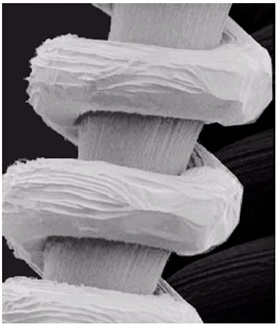
#> input picture Assignment2/assignment2_image1.jpg, 276 x 325 px
$ python local_histogram_qualization.py
#> lines starting #> are read from the running program, lines starting #| are printed output that depends on the picture
import cv2
import numpy as np


def enhance_image(input_image, output_image, k_values):
    # Load the input image
#> called with input_image = 'assignment2_image1.jpg', output_image = 'enhanced_image'
    img = cv2.imread(input_image, cv2.IMREAD_GRAYSCALE)
#> img: shape (325, 276); min 0, max 255, mean 128.5

    # Initialize a list to store enhanced images and corresponding labels
    enhanced_images = []
    labels = []

    # Apply local histogram equalization with different neighborhood sizes and k values
    for k in k_values:
        for tile_size in [3, 7, 11]:
            clahe = cv2.createCLAHE(
                clipLimit=k, tileGridSize=(tile_size, tile_size))
            img_eq = clahe.apply(img)
            enhanced_images.append(img_eq)

            # Create label
            label = f'k={k}, Tile Size={tile_size}'
            labels.append(label)
#> after the loop, enhanced_images = 30 items; labels = 30 items, first 6: 'k=1.0, Tile Size=3', 'k=1.0, Tile Size=7', 'k=1.0, Tile Size=11', 'k=2.0, Tile Size=3', 'k=2.0, Tile Size=7', 'k=2.0, Tile Size=11'

    # Add labels to the images
    font = cv2.FONT_HERSHEY_SIMPLEX
    font_scale = 0.5
    font_thickness = 1
    color = (255, 255, 255)  # White text

    for i, label in enumerate(labels):
        img_with_label = np.copy(enhanced_images[i])
        cv2.putText(img_with_label, label, (10, 30), font,
                    font_scale, color, font_thickness)
        enhanced_images[i] = img_with_label
#> this loop made 30 passes
#> label on passes 1 to 12: 'k=1.0, Tile Size=3', 'k=1.0, Tile Size=7', 'k=1.0, Tile Size=11', 'k=2.0, Tile Size=3', 'k=2.0, Tile Size=7', 'k=2.0, Tile Size=11', 'k=3.0, Tile Size=3', 'k=3.0, Tile Size=7', 'k=3.0, Tile Size=11', 'k=4.0, Tile Size=3', 'k=4.0, Tile Size=7', 'k=4.0, Tile Size=11'
#> pass 1, in enhance_image, `img_with_label = np.copy(enhanced_images[i])`:
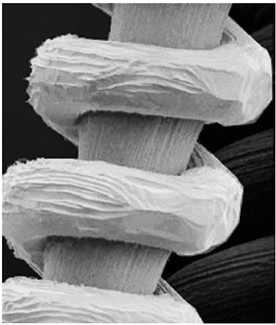
#> img_with_label: shape (325, 276); min 1, max 255, mean 125.2
#> pass 2, in enhance_image, `img_with_label = np.copy(enhanced_images[i])`:
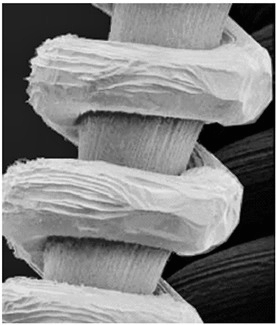
#> img_with_label: shape (325, 276); min 1, max 255, mean 128.9
#> after the loop:
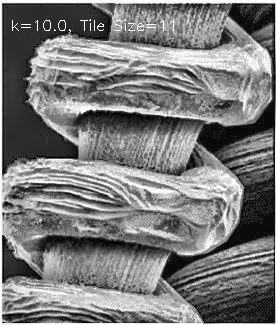
#> img_with_label: shape (325, 276); min 0, max 255, mean 122.8

    # Arrange the images in 3 columns
    num_columns = 3
    combined_img = np.vstack([np.hstack(enhanced_images[i:i+num_columns])
                             for i in range(0, len(enhanced_images), num_columns)])
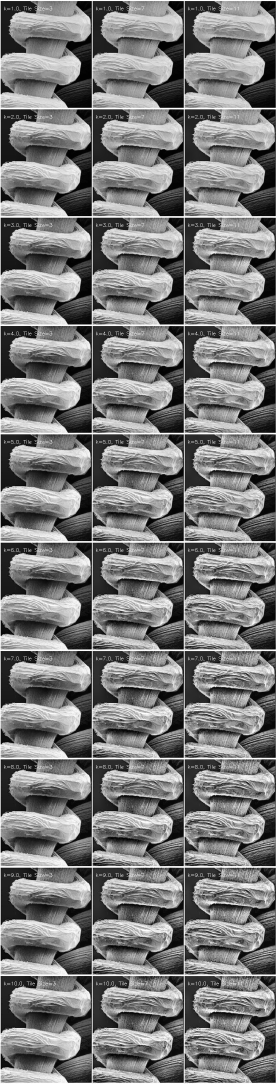
#> combined_img: shape (3250, 828) (shown at 1/3 size); min 0, max 255, mean 123.3

    # Save the combined image
    cv2.imwrite(output_image + '_combined.jpg', combined_img)


if __name__ == '__main__':
    input_image = 'assignment2_image1.jpg'
    output_image = 'enhanced_image'
    k_values = [1.0, 2.0, 3.0, 4.0, 5.0, 6.0, 7.0,
                8.0, 9.0, 10.0]  # List of different k values

    enhance_image(input_image, output_image, k_values)
